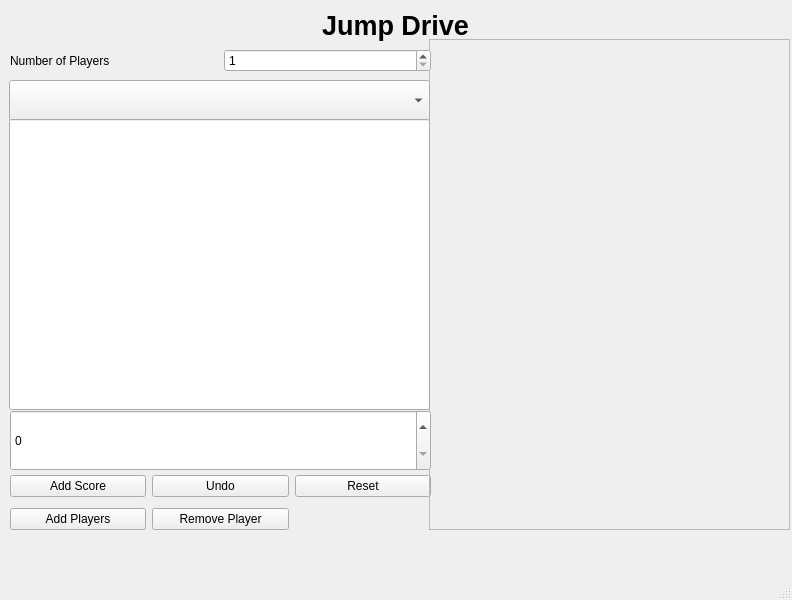
<?xml version="1.0" encoding="UTF-8"?>
<ui version="4.0">
 <class>MainWindow</class>
 <widget class="QMainWindow" name="MainWindow">
  <property name="geometry">
   <rect>
    <x>0</x>
    <y>0</y>
    <width>792</width>
    <height>600</height>
   </rect>
  </property>
  <property name="windowTitle">
   <string>MainWindow</string>
  </property>
  <widget class="QWidget" name="centralwidget">
   <widget class="QWidget" name="gridLayoutWidget">
    <property name="geometry">
     <rect>
      <x>10</x>
      <y>470</y>
      <width>421</width>
      <height>66</height>
     </rect>
    </property>
    <layout class="QGridLayout" name="grid_btn">
     <item row="0" column="0">
      <widget class="QPushButton" name="btn_add_score">
       <property name="text">
        <string>Add Score</string>
       </property>
      </widget>
     </item>
     <item row="1" column="0">
      <widget class="QPushButton" name="btn_add_player">
       <property name="text">
        <string>Add Players</string>
       </property>
      </widget>
     </item>
     <item row="0" column="1">
      <widget class="QPushButton" name="btn_undo">
       <property name="text">
        <string>Undo</string>
       </property>
      </widget>
     </item>
     <item row="0" column="2">
      <widget class="QPushButton" name="btn_reset">
       <property name="text">
        <string>Reset</string>
       </property>
      </widget>
     </item>
     <item row="1" column="1">
      <widget class="QPushButton" name="btn_remove_player">
       <property name="text">
        <string>Remove Player</string>
       </property>
      </widget>
     </item>
    </layout>
   </widget>
   <widget class="QFrame" name="frame_graph">
    <property name="geometry">
     <rect>
      <x>429</x>
      <y>39</y>
      <width>361</width>
      <height>491</height>
     </rect>
    </property>
    <property name="frameShape">
     <enum>QFrame::StyledPanel</enum>
    </property>
    <property name="frameShadow">
     <enum>QFrame::Raised</enum>
    </property>
   </widget>
   <widget class="QWidget" name="gridLayoutWidget_2">
    <property name="geometry">
     <rect>
      <x>10</x>
      <y>410</y>
      <width>421</width>
      <height>61</height>
     </rect>
    </property>
    <layout class="QGridLayout" name="grid_spins">
     <item row="0" column="0">
      <widget class="QSpinBox" name="sb_p1">
       <property name="sizePolicy">
        <sizepolicy hsizetype="Minimum" vsizetype="Expanding">
         <horstretch>0</horstretch>
         <verstretch>0</verstretch>
        </sizepolicy>
       </property>
      </widget>
     </item>
    </layout>
   </widget>
   <widget class="QWidget" name="gridLayoutWidget_3">
    <property name="geometry">
     <rect>
      <x>9</x>
      <y>80</y>
      <width>421</width>
      <height>41</height>
     </rect>
    </property>
    <layout class="QGridLayout" name="grid_player" rowstretch="0">
     <property name="sizeConstraint">
      <enum>QLayout::SetDefaultConstraint</enum>
     </property>
     <item row="0" column="0">
      <widget class="QComboBox" name="cb_p1">
       <property name="enabled">
        <bool>true</bool>
       </property>
       <property name="sizePolicy">
        <sizepolicy hsizetype="Preferred" vsizetype="Expanding">
         <horstretch>0</horstretch>
         <verstretch>0</verstretch>
        </sizepolicy>
       </property>
      </widget>
     </item>
    </layout>
   </widget>
   <widget class="QWidget" name="gridLayoutWidget_4">
    <property name="geometry">
     <rect>
      <x>9</x>
      <y>119</y>
      <width>421</width>
      <height>291</height>
     </rect>
    </property>
    <layout class="QGridLayout" name="grid_rounds">
     <item row="0" column="0">
      <widget class="QLineEdit" name="le_p1">
       <property name="sizePolicy">
        <sizepolicy hsizetype="Expanding" vsizetype="Expanding">
         <horstretch>0</horstretch>
         <verstretch>0</verstretch>
        </sizepolicy>
       </property>
      </widget>
     </item>
    </layout>
   </widget>
   <widget class="QLabel" name="label">
    <property name="geometry">
     <rect>
      <x>10</x>
      <y>10</y>
      <width>771</width>
      <height>31</height>
     </rect>
    </property>
    <property name="font">
     <font>
      <pointsize>20</pointsize>
      <weight>75</weight>
      <bold>true</bold>
     </font>
    </property>
    <property name="text">
     <string>Jump Drive</string>
    </property>
    <property name="alignment">
     <set>Qt::AlignCenter</set>
    </property>
   </widget>
   <widget class="QWidget" name="horizontalLayoutWidget">
    <property name="geometry">
     <rect>
      <x>10</x>
      <y>40</y>
      <width>421</width>
      <height>41</height>
     </rect>
    </property>
    <layout class="QHBoxLayout" name="horizontalLayout">
     <item>
      <widget class="QLabel" name="label_2">
       <property name="text">
        <string>Number of Players</string>
       </property>
      </widget>
     </item>
     <item>
      <widget class="QSpinBox" name="sb_nbr_players">
       <property name="minimum">
        <number>1</number>
       </property>
       <property name="maximum">
        <number>4</number>
       </property>
      </widget>
     </item>
    </layout>
   </widget>
  </widget>
  <widget class="QMenuBar" name="menubar">
   <property name="geometry">
    <rect>
     <x>0</x>
     <y>0</y>
     <width>792</width>
     <height>22</height>
    </rect>
   </property>
  </widget>
  <widget class="QStatusBar" name="statusbar"/>
 </widget>
 <resources/>
 <connections/>
</ui>
